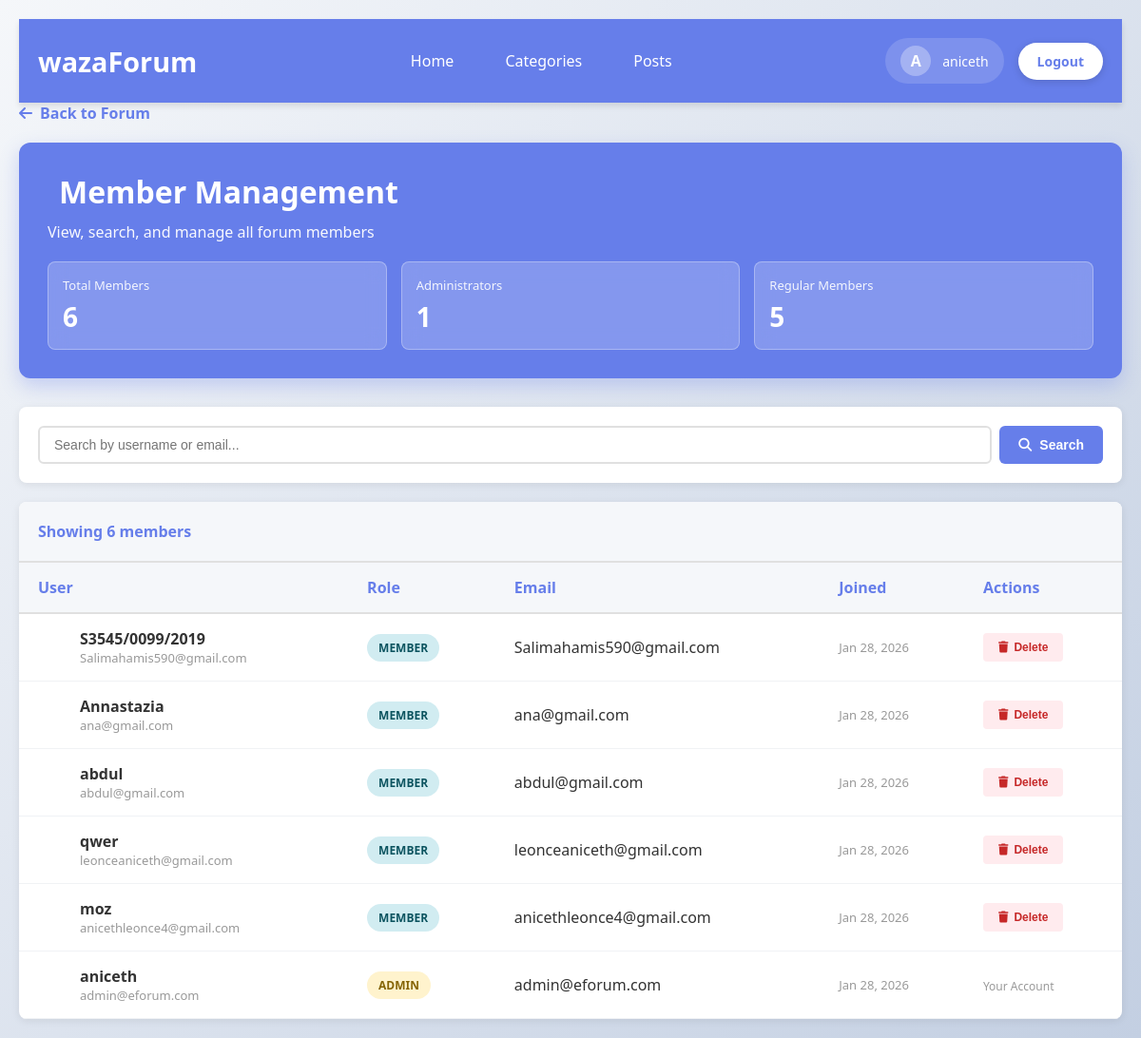
The app's page /manageuser.php (signed in) with its own data.
### tables this page shows
CREATE TABLE `users` (
  `user_id` int(11) NOT NULL,
  `email` varchar(100) NOT NULL,
  `username` varchar(50) NOT NULL,
  `password` varchar(255) NOT NULL,
  `role` enum('admin','member') NOT NULL DEFAULT 'member',
  `created_at` timestamp NOT NULL DEFAULT current_timestamp()
);

### function.php (called while the page is built, shortened)
<?php
if(!function_exists('isLogedIn')){
    function isLogedIn(){
        return isset ($_SESSION['user_id']);
    }
}
if(!function_exists('getCurrentUser')){
    function getCurrentUser(){
        if(isLogedIn()){
            return [
                'user_id' => $_SESSION['user_id'] ?? null,
                'username' => $_SESSION['username'] ?? null,
                'email' => $_SESSION['email'] ?? null,
                'role' => $_SESSION['role'] ?? 'member'
            ];
        }
        return null;
    }
}
?>

### manageuser.php (the view, shortened to what this page needs)
<?php
include("db_connection.php");
include("function.php");
$search = isset($_GET['search']) ? trim($_GET['search']) : '';
$where_clause = '';
$sql = "SELECT * FROM users $where_clause ORDER BY created_at DESC";
$results = mysqli_query($conn, $sql);
$users = mysqli_fetch_all($results, MYSQLI_ASSOC);
$count_sql = "SELECT COUNT(*) as total FROM users";
$count_result = mysqli_query($conn, $count_sql);
$count_row = mysqli_fetch_assoc($count_result);
$total_members = $count_row['total'];
$admin_sql = "SELECT COUNT(*) as admin_count FROM users WHERE role = 'admin'";
$admin_result = mysqli_query($conn, $admin_sql);
$admin_row = mysqli_fetch_assoc($admin_result);
$admin_count = $admin_row['admin_count'];
?>
<!DOCTYPE html>
<html lang="en">
<head>
    <link rel="stylesheet" href="https://cdnjs.cloudflare.com/ajax/libs/font-awesome/6.4.0/css/all.min.css">
</head>
<body>
    <?php include("header.php"); ?>
    <div class="container">
        <a href="index.php" class="back-link">
            <i class="fas fa-arrow-left"></i> Back to Forum
        </a>
        <div class="header-section">
            <h1>
                <i class=""></i> Member Management
            </h1>
            <p>View, search, and manage all forum members</p>
            <div class="stats-grid">
                <div class="stat-card">
                    <div class="stat-card-label">Total Members</div>
                    <div class="stat-card-number"><?php echo $total_members; ?></div>
                </div>
                <div class="stat-card">
                    <div class="stat-card-label">Administrators</div>
                    <div class="stat-card-number"><?php echo $admin_count; ?></div>
                </div>
                <div class="stat-card">
                    <div class="stat-card-label">Regular Members</div>
                    <div class="stat-card-number"><?php echo $total_members - $admin_count; ?></div>
                </div>
            </div>
        </div>
        <div class="controls-section">
            <div class="search-container">
                <form method="GET" style="display: flex; gap: 10px; flex: 1; min-width: 250px;">
                    <div class="search-box">
                        <input
                            type="text"
                            name="search"
                            placeholder="Search by username or email..."
                            value="<?php echo htmlspecialchars($search); ?>"
                        >
                        <button type="submit" class="btn btn-search">
                            <i class="fas fa-search"></i> Search
                        </button>
                    </div>
                </form>
            </div>
        </div>
        <div class="table-section">
            <?php if (count($users) > 0): ?>
                <div class="table-header">
                    Showing <?php echo count($users); ?> member<?php echo count($users) !== 1 ? 's' : ''; ?>
                </div>
                <table>
                    <thead>
                        <tr>
                            <th>User</th>
                            <th>Role</th>
                            <th>Email</th>
                            <th>Joined</th>
                            <th>Actions</th>
                        </tr>
                    </thead>
                    <tbody>
                        <?php foreach ($users as $member): ?>
                            <tr>
                                <td>
                                    <div class="user-info">
                                        <div class="user-avatar">
                                        </div>
                                        <div class="user-details">
                                            <div class="username"><?php echo htmlspecialchars($member['username']); ?></div>
                                            <div class="email"><?php echo htmlspecialchars($member['email']); ?></div>
                                        </div>
                                    </div>
                                </td>
                                <td>
                                    <span class="role-badge <?php echo $member['role'] === 'admin' ? 'role-admin' : 'role-member'; ?>">
                                        <?php echo ucfirst($member['role']); ?>
                                    </span>
                                </td>
                                <td><?php echo htmlspecialchars($member['email']); ?></td>
                                <td>
                                    <div class="date-joined">
                                        <?php echo date('M d, Y', strtotime($member['created_at'])); ?>
                                    </div>
                                </td>
                                <td>
                                    <?php if ((int)$member['user_id'] !== (int)$user['user_id']): ?>
                                        <button
                                            class="action-btn btn-delete"
                                            onclick="confirmDelete(<?php echo $member['user_id']; ?>, '<?php echo htmlspecialchars($member['username']); ?>')">
                                            <i class="fas fa-trash"></i> Delete
                                        </button>
                                    <?php else: ?>
                                        <span style="color: #999; font-size: 12px;">Your Account</span>
                                    <?php endif; ?>
                                </td>
                            </tr>
                        <?php endforeach; ?>
                    </tbody>
                </table>
            <?php endif; ?>
        </div>
    </div>
</body>
</html>

### header.php (shortened to what this page needs)
<?php
include("function.php");
?>
<!DOCTYPE html>
<html lang="en">
<head>
</head>
<body>
    <header>
        <div class="header-container">
            <a href="index.php" class="logo">wazaForum</a>
            <ul class="nav-menu">
                <li><a href="index.php">Home</a></li>
                <li><a href="categories.php">Categories</a></li>
                <li><a href="posts.php">Posts</a></li>
            </ul>
            <div class="auth-buttons">
                <?php if(isLogedIn()):
                    $user = getCurrentUser();
                    $firstLetter = strtoupper(substr($user['username'], 0, 1));
                ?>
                    <div class="user-profile">
                        <div class="user-avatar">
                            <?php echo $firstLetter; ?>
                        </div>
                        <span class="user-name"><?php echo htmlspecialchars($user['username']); ?></span>
                    </div>
                    <a href="logout.php" class="btn-logout">Logout</a>
                <?php else: ?>
                    <a href="login.php" class="btn-login">Login</a>
                    <a href="register.php" class="btn-register">Register</a>
                <?php endif; ?>
            </div>
        </div>
    </header>

### manageuser.php (style rules this page uses)
* { margin: 0; padding: 0; box-sizing: border-box; }
body { font-family: 'Segoe UI', Tahoma, Geneva, Verdana, sans-serif; background: linear-gradient(135deg, #f5f7fa 0%, #c3cfe2 100%); color: #333; min-height: 100vh; padding: 20px; }
.container { max-width: 1200px; margin: 0 auto; }
.header-section { background: #667eea; color: white; padding: 30px; border-radius: 12px; margin-bottom: 30px; box-shadow: 0 8px 20px rgba(102, 126, 234, 0.3); }
.header-section h1 { font-size: 32px; margin-bottom: 10px; display: flex; align-items: center; gap: 12px; }
.header-section p { opacity: 0.95; font-size: 16px; }
.stats-grid { display: grid; grid-template-columns: repeat(auto-fit, minmax(200px, 1fr)); gap: 15px; margin-top: 20px; }
.stat-card { background: rgba(255, 255, 255, 0.2); padding: 15px; border-radius: 8px; backdrop-filter: blur(10px); border: 1px solid rgba(255, 255, 255, 0.3); }
.stat-card-label { font-size: 13px; opacity: 0.9; margin-bottom: 5px; }
.stat-card-number { font-size: 28px; font-weight: 700; }
.controls-section { background: white; padding: 20px; border-radius: 8px; margin-bottom: 20px; box-shadow: 0 2px 8px rgba(0, 0, 0, 0.08); }
.search-container { display: flex; gap: 10px; flex-wrap: wrap; align-items: center; }
.search-box { flex: 1; min-width: 250px; display: flex; gap: 8px; }
.search-box input { flex: 1; padding: 10px 15px; border: 2px solid #e0e0e0; border-radius: 6px; font-size: 14px; transition: border-color 0.3s; }
.btn { padding: 10px 20px; border: none; border-radius: 6px; cursor: pointer; font-size: 14px; font-weight: 600; transition: all 0.3s ease; display: inline-flex; align-items: center; gap: 8px; }
.btn-search { background: #667eea; color: white; }
.table-section { background: white; border-radius: 8px; overflow: hidden; box-shadow: 0 2px 8px rgba(0, 0, 0, 0.08); }
.table-header { background: #f5f7fa; padding: 20px; border-bottom: 2px solid #e0e0e0; font-weight: 600; color: #667eea; }
table { width: 100%; border-collapse: collapse; }
table thead { background: #f5f7fa; }
table th { padding: 15px 20px; text-align: left; font-weight: 600; color: #667eea; border-bottom: 2px solid #e0e0e0; }
table td { padding: 15px 20px; border-bottom: 1px solid #f0f2f5; }
table tbody tr { transition: background 0.2s ease; }
.user-info { display: flex; align-items: center; gap: 12px; }
.user-avatar { width: 36px; height: 36px; border-radius: 50%; background: #667eea; color: white; display: flex; align-items: center; justify-content: center; font-weight: 600; font-size: 16px; }
.user-details { display: flex; flex-direction: column; }
.username { font-weight: 600; color: #333; }
.email { font-size: 13px; color: #999; }
.role-badge { display: inline-block; padding: 6px 12px; border-radius: 20px; font-size: 12px; font-weight: 600; text-transform: uppercase; width: fit-content; }
.role-admin { background: #fff3cd; color: #856404; }
.role-member { background: #d1ecf1; color: #0c5460; }
.date-joined { color: #999; font-size: 13px; }
.action-btn { padding: 8px 16px; border: none; border-radius: 4px; cursor: pointer; font-size: 12px; font-weight: 600; transition: all 0.2s ease; display: inline-flex; align-items: center; gap: 6px; }
.btn-delete { background: #ffebee; color: #c62828; }
.back-link { display: inline-flex; align-items: center; gap: 8px; color: #667eea; text-decoration: none; font-weight: 600; margin-bottom: 20px; transition: all 0.3s; }

### records on screen
users: username "A", username "aniceth", email "admin@eforum.com", role "ADMIN", created_at "Jan 28, 2026", shows "Your Account"
users: username "S3545/0099/2019", email "Salimahamis590@gmail.com", role "MEMBER", created_at "Jan 28, 2026"
users: username "Annastazia", email "ana@gmail.com", role "MEMBER", created_at "Jan 28, 2026"
users: username "abdul", email "abdul@gmail.com", role "MEMBER", created_at "Jan 28, 2026"
users: username "qwer", email "leonceaniceth@gmail.com", role "MEMBER", created_at "Jan 28, 2026"
users: username "moz", email "anicethleonce4@gmail.com", role "MEMBER", created_at "Jan 28, 2026"

### other values on screen
$total_members "6"
$admin_count "1"
$total_members - $admin_count "5"
count($users) "6"
